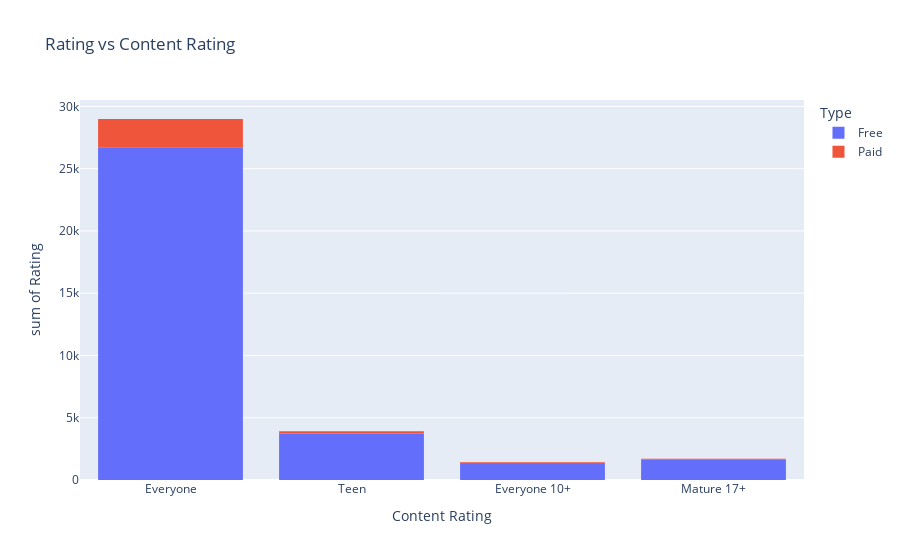

Notebook cell for this chart:
### Code cell
#Import the plotly libraries
px.histogram(inp0, x = "Content Rating", y = "Rating", color = "Type", title = "Rating vs Content Rating")

### Figure 1 — Plotly figure (JSON) as saved in the notebook; plotly's stock layout.template omitted (floating-point values rounded to 4 significant figures; data arrays with more than 128 entries replaced by an {"elided": "..."} marker saying what was removed)
{"data": [{"alignmentgroup": "True", "bingroup": "x", "histfunc": "sum", "hovertemplate": "Type=Free<br>Content Rating=%{x}<br>sum of Rating=%{y}<extra></extra>", "legendgroup": "Free", "marker": {"color": "#636efa", "pattern": {"shape": ""}}, "name": "Free", "offsetgroup": "Free", "orientation": "v", "showlegend": true, "type": "histogram", "x": {"elided": "8013 str values"}, "xaxis": "x", "y": {"elided": "8013 float values"}, "yaxis": "y"}, {"alignmentgroup": "True", "bingroup": "x", "histfunc": "sum", "hovertemplate": "Type=Paid<br>Content Rating=%{x}<br>sum of Rating=%{y}<extra></extra>", "legendgroup": "Paid", "marker": {"color": "#EF553B", "pattern": {"shape": ""}}, "name": "Paid", "offsetgroup": "Paid", "orientation": "v", "showlegend": true, "type": "histogram", "x": {"elided": "624 str values"}, "xaxis": "x", "y": {"elided": "624 float values"}, "yaxis": "y"}], "layout": {"barmode": "relative", "legend": {"title": {"text": "Type"}, "tracegroupgap": 0}, "title": {"text": "Rating vs Content Rating"}, "xaxis": {"anchor": "y", "domain": [0, 1], "title": {"text": "Content Rating"}}, "yaxis": {"anchor": "x", "domain": [0, 1], "title": {"text": "sum of Rating"}}}}
